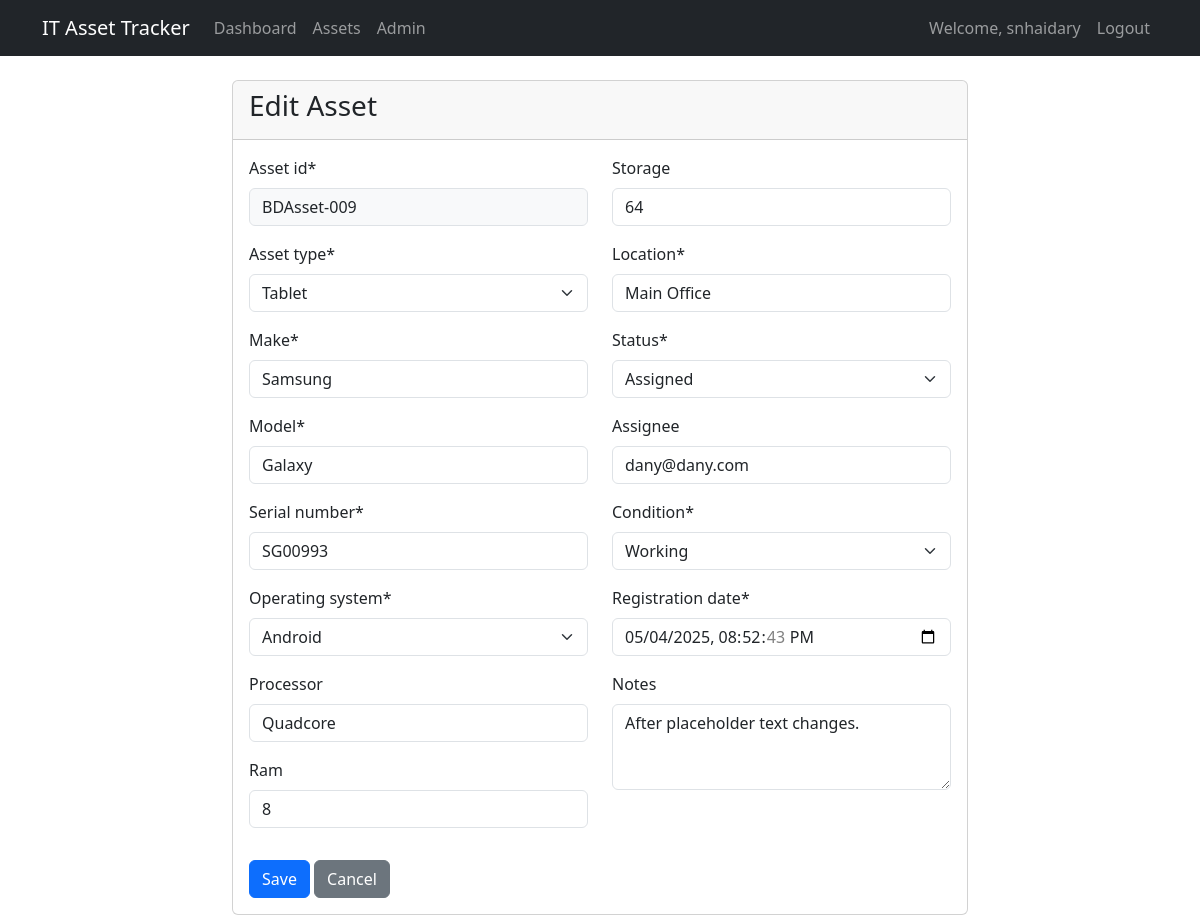
The page /assets/10/update/ (signed in) on the database its author committed.
### assets/models.py (models this page shows, shortened)
class Asset(models.Model):
    STATUS_CHOICES = [
        ('ASSIGNED', 'Assigned'),
        ('AVAILABLE', 'Available'),
        ('IN_REPAIR', 'In-repair'),
        ('RETIRED', 'Retired'),
    ]
    CONDITION_CHOICES = [
        ('WORKING', 'Working'),
        ('SOFTWARE_ISSUE', 'Software-issue'),
        ('HARDWARE_ISSUE', 'Hardware-issue'),
        ('DAMAGED', 'Damaged'),
    ]
    ASSET_TYPE_CHOICES = [
        ('LAPTOP', 'Laptop'),
        ('DESKTOP', 'Desktop'),
        ('MOBILE', 'Mobile'),
        ('TABLET', 'Tablet'),
        ('PRINTER', 'Printer'),
        ('SCANNER', 'Scanner'),
        ('PROJECTOR', 'Projector'),
        ('SERVER', 'Server'),
        ('NETWORK_DEVICE', 'Network Device'),
        ('MONITOR', 'Monitor'),
        ('SCREEN', 'Screen'),
        ('TV', 'TV'),
        ('ROBOTS', 'Robots'),
        ('UPS', 'UPS'),
        ('EXTERNAL_DRIVE', 'External Drive'),
        ('OTHER', 'Other'),
    ]
    OS_CHOICES = [
        ('WINDOWS', 'Windows'),
        ('MACOS', 'macOS'),
        ('LINUX', 'Linux'),
        ('ANDROID', 'Android'),
        ('IOS', 'iOS'),
        ('CHROMEOS', 'ChromeOS'),
        ('HYPEROS', 'HyperOS'),
        ('OTHER', 'Other'),
    ]
    registration_date = models.DateTimeField(default=timezone.now)
    asset_id = models.CharField(max_length=50, unique=True)
    asset_type = models.CharField(max_length=100, choices=ASSET_TYPE_CHOICES)
    make = models.CharField(max_length=100)
    model = models.CharField(max_length=100)
    serial_number = models.CharField(max_length=100, unique=True)
    operating_system = models.CharField(max_length=100, choices=OS_CHOICES)
    processor = models.CharField(max_length=100, blank=True)
    ram = models.IntegerField(validators=[MinValueValidator(0)], blank=True, null=True)
    storage = models.IntegerField(validators=[MinValueValidator(0)], blank=True, null=True)
    location = models.CharField(max_length=200)
    status = models.CharField(max_length=20, choices=STATUS_CHOICES, default='AVAILABLE')
    assignee = models.EmailField(blank=True, null=True)  # Made optional
    condition = models.CharField(max_length=20, choices=CONDITION_CHOICES, default='NEW')
    notes = models.TextField(blank=True)
    class Meta:
        ordering = ['-registration_date']

### assets/views.py (the view, shortened to what this page needs)
# urls.py: path('<int:pk>/update/', AssetUpdateView.as_view(), name='asset-update'),
class AssetUpdateView(LoginRequiredMixin, UpdateView):
    model = Asset
    form_class = AssetForm
    template_name = 'assets/asset_form.html'
    success_url = reverse_lazy('asset-list')

### templates/assets/asset_form.html (shortened to what this page needs)
{% extends 'base.html' %}
{% load crispy_forms_tags %}
{% block content %}
<div class="row">
    <div class="col-md-8 offset-md-2">
        <div class="card">
            <div class="card-header">
                <h3 class="card-title">{% if form.instance.pk %}Edit Asset{% else %}New Asset{% endif %}</h3>
            </div>
            <div class="card-body">
                <form method="post" novalidate>
                    <div class="row">
                        <div class="col-md-6">
                            {{ form.asset_id|as_crispy_field }}
                            {{ form.asset_type|as_crispy_field }}
                            {{ form.make|as_crispy_field }}
                            {{ form.model|as_crispy_field }}
                            {{ form.serial_number|as_crispy_field }}
                            {{ form.operating_system|as_crispy_field }}
                            {{ form.processor|as_crispy_field }}
                            {{ form.ram|as_crispy_field }}
                        </div>
                        <div class="col-md-6">
                            {{ form.storage|as_crispy_field }}
                            {{ form.location|as_crispy_field }}
                            {{ form.status|as_crispy_field }}
                            {{ form.assignee|as_crispy_field }}
                            {{ form.condition|as_crispy_field }}
                            {{ form.registration_date|as_crispy_field }}
                            {{ form.notes|as_crispy_field }}
                        </div>
                    </div>
                    <div class="mt-3">
                        <button type="submit" class="btn btn-primary">Save</button>
                        <a href="{% url 'asset-list' %}" class="btn btn-secondary">Cancel</a>
                    </div>
                </form>
            </div>
        </div>
    </div>
</div>
{% endblock %}

### templates/base.html (shortened to what this page needs)
<!DOCTYPE html>
<html lang="en">
<head>
    <link href="https://cdn.jsdelivr.net/npm/bootstrap@5.3.0/dist/css/bootstrap.min.css" rel="stylesheet">
    <link href="https://cdnjs.cloudflare.com/ajax/libs/font-awesome/6.4.0/css/all.min.css" rel="stylesheet">
</head>
<body>
    <nav class="navbar navbar-expand-lg navbar-dark bg-dark">
        <div class="container">
            <a class="navbar-brand" href="{% url 'dashboard' %}">IT Asset Tracker</a>
            {% if user.is_authenticated %}
            <div class="collapse navbar-collapse" id="navbarNav">
                <ul class="navbar-nav">
                    <li class="nav-item">
                        <a class="nav-link {% if request.resolver_match.url_name == 'dashboard' %}active{% endif %}"
                           href="{% url 'dashboard' %}">Dashboard</a>
                    </li>
                    <li class="nav-item">
                        <a class="nav-link {% if request.resolver_match.url_name == 'asset-list' %}active{% endif %}"
                           href="{% url 'asset-list' %}">Assets</a>
                    </li>
                    {% if user.is_staff %}
                    <li class="nav-item">
                        <a class="nav-link" href="{% url 'admin:index' %}">Admin</a>
                    </li>
                    {% endif %}
                </ul>
                <div class="navbar-nav ms-auto">
                    <span class="nav-item nav-link">Welcome, {{ user.username }}</span>
                    <form method="post" action="{% url 'logout' %}" class="d-inline">
                        <button type="submit" class="btn nav-link">Logout</button>
                    </form>
                </div>
            </div>
            {% endif %}
        </div>
    </nav>
    <div class="container mt-4">
        {% block content %}{% endblock %}
    </div>
</body>
</html>

### rows shown on the page
Asset: asset_id "BDAsset-009", asset_type "Tablet", make "Samsung", model "Galaxy", serial_number "SG00993", operating_system "Android", processor "Quadcore", ram "8", storage "64", location "Main Office", status "Assigned", assignee "dany@dany.com", condition "Working", registration_date "05/04/2025 20:52:43", notes "After placeholder text changes."

### other values the page prints
{{ user.username }} "snhaidary"
